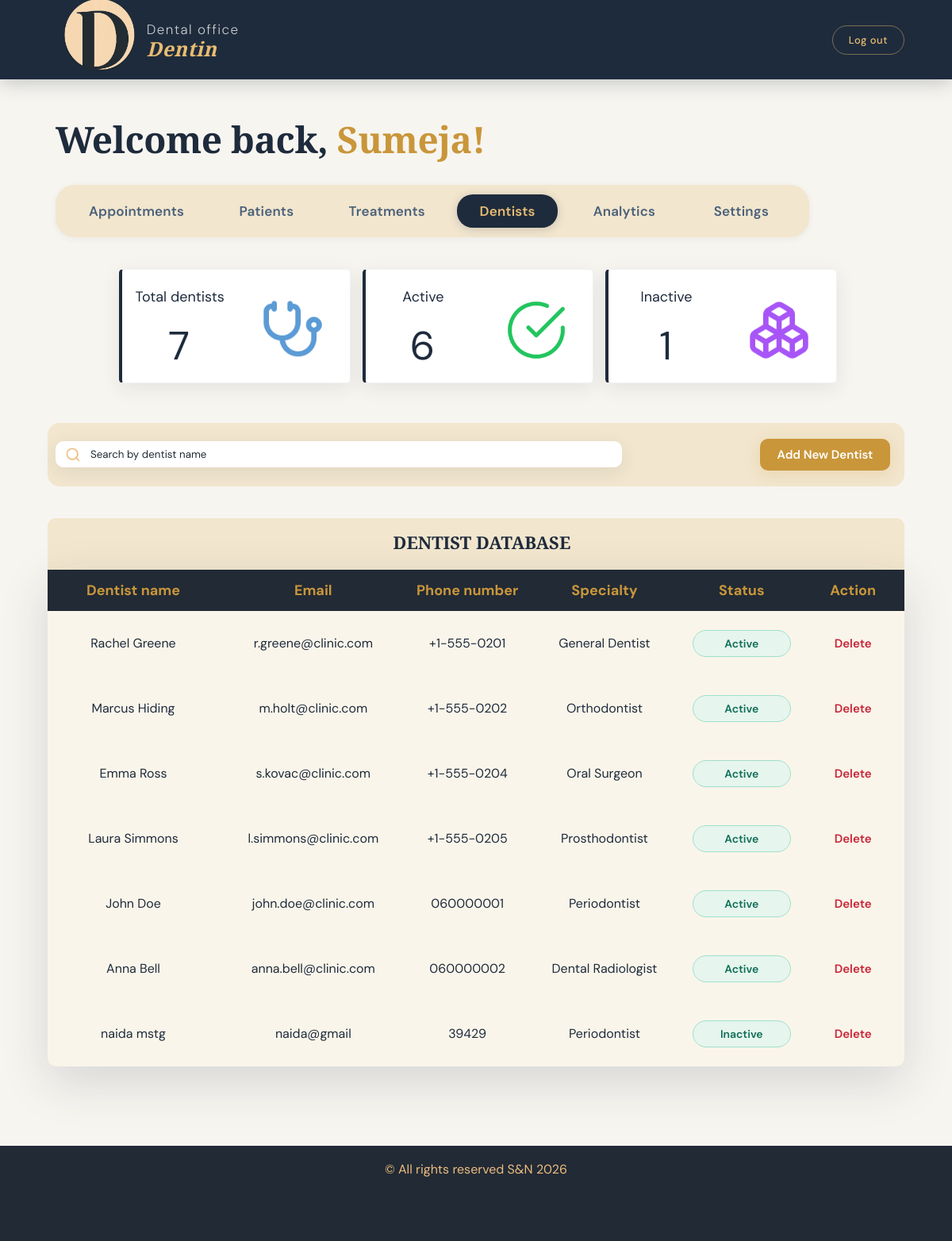
Page /admin/admin_page.php?tab=dentists (signed in) on the committed database.
### tables this page shows
CREATE TABLE `dentist` (
  `did` int NOT NULL AUTO_INCREMENT,
  `first_name` varchar(500) NOT NULL,
  `last_name` varchar(500) NOT NULL,
  `specialty` int NOT NULL,
  `phone` varchar(500) NOT NULL,
  `email` varchar(500) NOT NULL,
  `room` int NOT NULL,
  `d_status` varchar(500) DEFAULT 'Active',
  PRIMARY KEY (`did`),
  KEY `specialty` (`specialty`),
  KEY `dentist_first_name` (`first_name`),
  KEY `dentist_last_name` (`last_name`),
  CONSTRAINT `dentist_ibfk_1` FOREIGN KEY (`specialty`) REFERENCES `speciality` (`sid`)
);

CREATE TABLE `speciality` (
  `sid` int NOT NULL AUTO_INCREMENT,
  `name` varchar(50) NOT NULL,
  `description` text,
  PRIMARY KEY (`sid`)
);

### admin/list_all_dentists.php (called while the page is built, shortened)
<?php
$conn = mysqli_connect(db_host, db_user, db_password, "dentist_office");
if ($_SERVER['REQUEST_METHOD'] === 'GET') {
    $dentist_list = !empty($_GET['dentist_search']) ? $_GET['dentist_search'] : '';
    if (!empty($dentist_list)) {
        $dentist_query = "select *
                            from dentist d , speciality s
                            where d.specialty = s.sid and
                            (d.first_name like '%{$dentist_list}%' or d.last_name like '%{$dentist_list}%' )
                           ";
    } else {
        $dentist_query = "select *
                            from dentist d, speciality s
                            where  d.specialty = s.sid and did > 0";
    }
    $query_active_inactive = mysqli_query($conn, "SELECT
                                                (SELECT COUNT(did) FROM dentist) AS tot_dentist,
                                                (SELECT COUNT(did) FROM dentist where d_status = 'Active') AS tot_active,
                                                (SELECT COUNT(did) FROM dentist d where d_status = 'Inactive') AS spec;");
    $dentist_result = mysqli_query($conn, $dentist_query);
    $total_dentists = mysqli_num_rows($dentist_result);
    $query_active_inactive_sql = mysqli_fetch_assoc($query_active_inactive);
    $tot_spec = $query_active_inactive_sql['tot_active'];
    $tot_active = $query_active_inactive_sql['spec'];
}

### admin/admin_page.php (the view, shortened to what this page needs)
<!doctype html>
<html lang="en">
<head>
</head>
<body>
<header>
    <a href="../welcome/testna2.php" class="logo">
        <div class="header_pic">
            <img src="../pictures/newlogo.png" alt="logo">
        </div>
        <div class="header_text">
            Dental office
            <strong>Dentin</strong>
        </div>
    </a>
    <a href="../user_page/log_out.php" class="logout">Log out</a>
</header>
<main>
    <div class="user_header">Welcome back, <span><?= $_SESSION['name']; ?>!</span></div>
    <div class="tabs">
        <label for="appointments">Appointments</label>
        <label for="patients">Patients</label>
        <label for="treatments">Treatments</label>
        <label for="dentists">Dentists</label>
        <label for="analytics">Analytics</label>
        <label for="settings">Settings</label>
    </div>
        <div class="content">
            <div class="section" id="dentists">
                <?php require 'list_all_dentists.php';?>
                <div class="list">
                    <div class="item">
                        <div class="text">
                            <p class="p1">Total dentists</p>
                            <p class="number"> <?= $total_dentists; ?> </p>
                        </div>
                        <div class="image">
                            <img src="../pictures/stethoscope.png" alt="stethoscope" id="schedule">
                        </div>
                    </div>
                    <div class="item">
                        <div class="text">
                            <p class="p1">Active</p>
                            <p class="number"> <?= $tot_spec; ?> </p>
                        </div>
                        <div class="image">
                            <img src="../pictures/check-circle.png" alt="tick">
                        </div>
                    </div>
                    <div class="item">
                        <div class="text">
                            <p class="p1">Inactive</p>
                            <p class="number"> <?= $tot_active; ?> </p>
                        </div>
                        <div class="image">
                            <img src="../pictures/boxes.png" alt="categories">
                        </div>
                    </div>
                </div>
                <form class="treatments" method="get" action="admin_page.php">
                    <?php require 'list_all_dentists.php';?>
                    <div class="treatment_search">
                        <img src="../pictures/search.png" alt="search icon">
                        <input type="text" name="dentist_search" placeholder="Search by dentist name">
                    </div>
                    <div class="add_treat">
                        <a href="add_new_dentist.php">Add New Dentist</a>
                    </div>
                </form>
                <div class="patient_list">
                    <h3>Dentist Database</h3>
                    <div>
                        <table class="pat_table">
                            <colgroup>
                                <col class="col-name">
                                <col class="col-email">
                                <col class="col-phone">
                                <col class="col-dob">
                                <col class="col-status">
                                <col class="col-action">
                            </colgroup>
                            <thead>
                            <tr class=pat_header>
                                <th>Dentist name</th>
                                <th>Email</th>
                                <th>Phone number</th>
                                <th>Specialty</th>
                                <th>Status</th>
                                <th>Action</th>
                            </tr>
                            </thead>
                            <tbody>
                            <?php while($dent_row = mysqli_fetch_assoc($dentist_result)):?>
                                <tr class="pat_body">
                                    <td><?= $dent_row['first_name'] . " " . $dent_row['last_name']?></td>
                                    <td><?= $dent_row['email']?></td>
                                    <td><?= $dent_row['phone']?></td>
                                    <td><?= $dent_row['name']?></td>
                                    <td><div class="status"><p><?= $dent_row['d_status']?></p></div></td>
                                    <td>
                                        <div class="table_links">
                                            <a  class="cancel" href="deletedentist.php?id=<?= $dent_row['did']; ?>" >Delete</a>
                                        </div>
                                    </td>
                                </tr>
                            <?php endwhile;?>
                            </tbody>
                        </table>
                    </div>
                </div>
            </div>
        </div>
</main>
<footer>
    <div class="end">
        &copy; All rights reserved S&N 2026
    </div>
</footer>
</body>
</html>

### rows in the picture
dentist: first_name "Rachel", last_name "Greene", email "r.greene@clinic.com", phone "+1-555-0201", specialty.name "General Dentist", d_status "Active"
dentist: first_name "Marcus", last_name "Hiding", email "m.holt@clinic.com", phone "+1-555-0202", specialty.name "Orthodontist", d_status "Active"
dentist: first_name "Emma", last_name "Ross", email "s.kovac@clinic.com", phone "+1-555-0204", specialty.name "Oral Surgeon", d_status "Active"
dentist: first_name "Laura", last_name "Simmons", email "l.simmons@clinic.com", phone "+1-555-0205", specialty.name "Prosthodontist", d_status "Active"
dentist: first_name "John", last_name "Doe", email "john.doe@clinic.com", phone "060000001", specialty.name "Periodontist", d_status "Active"
dentist: first_name "Anna", last_name "Bell", email "anna.bell@clinic.com", phone "060000002", specialty.name "Dental Radiologist", d_status "Active"
dentist: first_name "naida", last_name "mstg", email "naida@gmail", phone "39429", specialty.name "Periodontist", d_status "Inactive"

### other values in the picture
$_SESSION['name'] "Sumeja"
$total_dentists "7"
$tot_spec "6"
$tot_active "1"
